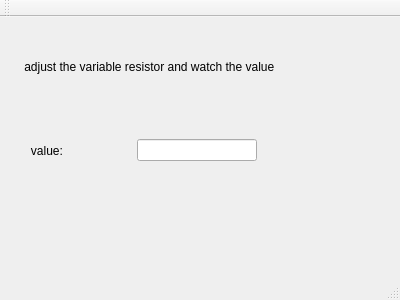
<?xml version="1.0" encoding="UTF-8"?>
<ui version="4.0">
 <class>MainWindow</class>
 <widget class="QMainWindow" name="MainWindow">
  <property name="geometry">
   <rect>
    <x>0</x>
    <y>0</y>
    <width>400</width>
    <height>300</height>
   </rect>
  </property>
  <property name="windowTitle">
   <string>MainWindow</string>
  </property>
  <widget class="QWidget" name="centralWidget">
   <layout class="QVBoxLayout" name="verticalLayout">
    <item>
     <layout class="QGridLayout" name="gridLayout">
      <item row="1" column="1">
       <widget class="QLineEdit" name="value"/>
      </item>
      <item row="0" column="0" colspan="4">
       <widget class="QLabel" name="label_2">
        <property name="sizePolicy">
         <sizepolicy hsizetype="Expanding" vsizetype="Expanding">
          <horstretch>0</horstretch>
          <verstretch>0</verstretch>
         </sizepolicy>
        </property>
        <property name="text">
         <string>    adjust the variable resistor and watch the value</string>
        </property>
       </widget>
      </item>
      <item row="1" column="0">
       <widget class="QLabel" name="label">
        <property name="sizePolicy">
         <sizepolicy hsizetype="Expanding" vsizetype="Expanding">
          <horstretch>0</horstretch>
          <verstretch>0</verstretch>
         </sizepolicy>
        </property>
        <property name="text">
         <string>      value:</string>
        </property>
       </widget>
      </item>
      <item row="1" column="2">
       <spacer name="horizontalSpacer">
        <property name="orientation">
         <enum>Qt::Horizontal</enum>
        </property>
        <property name="sizeHint" stdset="0">
         <size>
          <width>40</width>
          <height>20</height>
         </size>
        </property>
       </spacer>
      </item>
      <item row="2" column="1">
       <spacer name="verticalSpacer">
        <property name="orientation">
         <enum>Qt::Vertical</enum>
        </property>
        <property name="sizeHint" stdset="0">
         <size>
          <width>20</width>
          <height>40</height>
         </size>
        </property>
       </spacer>
      </item>
     </layout>
    </item>
   </layout>
  </widget>
  <widget class="QMenuBar" name="menuBar">
   <property name="geometry">
    <rect>
     <x>0</x>
     <y>0</y>
     <width>400</width>
     <height>25</height>
    </rect>
   </property>
  </widget>
  <widget class="QToolBar" name="mainToolBar">
   <attribute name="toolBarArea">
    <enum>TopToolBarArea</enum>
   </attribute>
   <attribute name="toolBarBreak">
    <bool>false</bool>
   </attribute>
  </widget>
  <widget class="QStatusBar" name="statusBar"/>
 </widget>
 <layoutdefault spacing="6" margin="11"/>
 <resources/>
 <connections/>
</ui>
